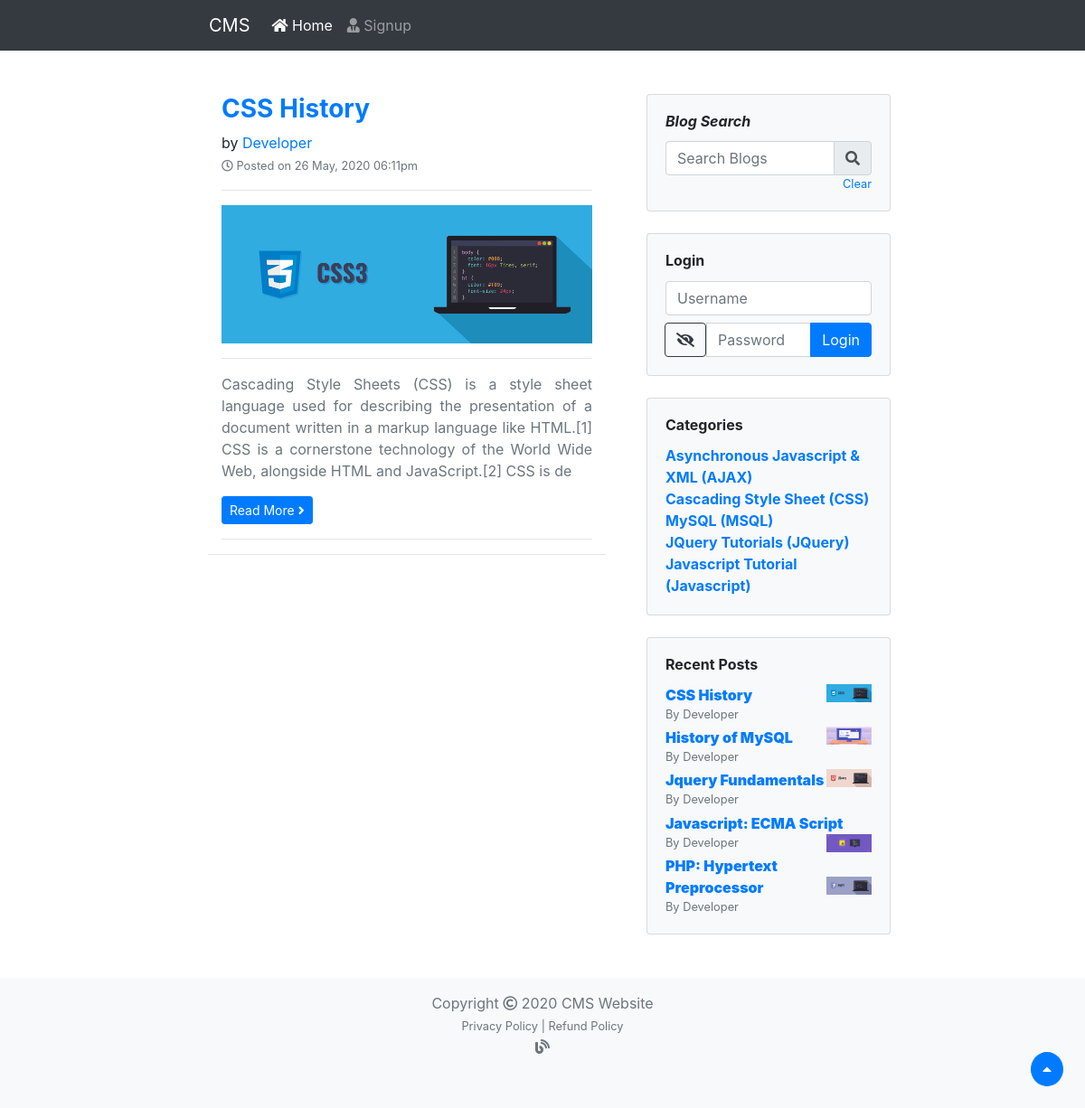
The app's page /search.php?cat_id=5 with its own data.
### tables this page shows
CREATE TABLE `post_master` (
  `post_id` int(11) NOT NULL,
  `post_name` varchar(255) NOT NULL,
  `post_short_name` varchar(10) NOT NULL,
  `post_category` int(11) NOT NULL,
  `post_image_url` varchar(500) NOT NULL,
  `post_author_id` int(11) NOT NULL,
  `post_description` text NOT NULL,
  `post_date` varchar(50) NOT NULL,
  `post_status` varchar(10) NOT NULL DEFAULT 'active'
);

CREATE TABLE `user_master` (
  `user_id` int(11) NOT NULL,
  `user_name` varchar(255) NOT NULL,
  `user_email` varchar(255) NOT NULL,
  `user_phone` varchar(10) NOT NULL,
  `user_password` varchar(60) NOT NULL,
  `user_address` varchar(1000) NOT NULL,
  `user_type` int(11) NOT NULL,
  `user_status` varchar(10) NOT NULL DEFAULT 'active'
);

CREATE TABLE `post_category_master` (
  `category_id` int(11) NOT NULL,
  `category_name` varchar(255) NOT NULL,
  `category_short_name` varchar(10) NOT NULL,
  `category_status` varchar(10) NOT NULL DEFAULT 'active'
);

### search.php (the view, shortened to what this page needs)
<?php
 	require('header.php');
?>
	<div class="container-fluid mt-5">
		<div class="row">
			<div class="col-sm-12 col-md-12 col-lg-2">
				<br>
			</div>
			<div class="col-sm-12  col-md-8 col-lg-5">
				<div class="container post-container">
					<div class="post">
						<?php
							$cat_id = mysqli_real_escape_string($conn, htmlspecialchars($_GET['cat_id']));
							$query = "
								SELECT
									`pm`.*,
									`um`.`user_name`
								FROM
									`post_master` pm,
									`user_master` um
								WHERE
									`um`.`user_id` = `pm`.`post_author_id`
									 AND `pm`.`post_status` = 'active'
									 AND `pm`.`post_category` = $cat_id
							";
							$res = mysqli_query($conn, $query);
							while ($row = mysqli_fetch_object($res)) {
								$desc = substr($row->post_description, 0, 250);
								echo "
										<div class='container-fluid post-container'>
											<h3 class='text-primary font-weight-bold'>
												$row->post_name
											</h3>
											<div>
												by <span class='text-primary'>$row->user_name</span>
											</div>
											<small class='text-muted mt-1'>
												<span class='far fa-clock'></span> Posted on $row->post_date
											</small>
											<hr>
											<img class='img-fluid' src='images/post/$row->post_image_url' alt='$row->post_name image' >
											<hr>
											<p class='text-justify text-muted'>
												$desc
											</p>
											<a href='post.php?post_id=$row->post_id' class='btn btn-sm btn-primary text-white' data-toggle='tooltip' data-placement='bottom' title='Read more about this post.'>
												Read More <span class='fas fa-angle-right'></span>
											</a>
										<hr>
										</div>
									";
							}
						 ?>
					</div>
					<hr>
			<br>
			<br>
			<br>
			<br>
			</div>
			</div>
			<div class="col-sm-12  col-md-4 col-lg-3">
				<?php require('right-sidebar.php'); ?>
			</div>
			<div class="col-sm-12 col-md-12 col-lg-2">
				<br>
			</div>
		</div>
	</div>
	<?php require('footer.php'); ?>
</body>
</html>

### right-sidebar.php (shortened to what this page needs)
<div class="card bg-light c1">
	<div class="card-body">
		<h6 class="card-title font-weight-bold" id="blogSearchTitle">
			<i>Blog Search</i>
		</h6>
		<div class="input-group">
			<input type="text" name="searchInput" id="searchInput" class="form-control" placeholder="Search Blogs">
			<div class="input-group-append" id="searchBlogBtn">
			    <span class="input-group-text"><span class="fas fa-search"></span></span>
			</div>
		</div>
		<small class="text-primary float-right" id="clearSearchList">Clear</small>
	</div>
</div>
<div class="card bg-light mt-4 c2">
	<div class="card-body">
		<?php
			if (!isset($_SESSION['login_status'])) {
		 ?>
		<h6 class="card-title font-weight-bold">
			Login
		</h6>
		<form action="login.php" method="POST">
			<div class="input-group">
				<input type="text" name="userNameInput" id="userNameInput" class="form-control" placeholder="Username">
			</div>
			<div class="input-group mt-2">
				<div class="input-group-append">
				    <button type="button" class="btn btn-outline-dark rounded showPwd"> <span class="fas fa-eye-slash"></span> </button>
				</div>
				<input type="password" name="userPwdInput" id="userPwdInput" class="form-control" placeholder="Password">
				<div class="input-group-append">
				    <button type="submit" name="loginBtn" class="btn btn-primary" id="loginBtn">Login</button>
				</div>
			</div>
		</form>
		<?php
			} else {
		?>
			<a href="logout.php" class="btn btn-sm btn-danger btn-block">Logout</a>
		<?php
			}
		?>
	</div>
</div>
<div class="card bg-light mt-4 c3">
	<div class="card-body">
		<h6 class="card-title font-weight-bold">
			Categories
		</h6>
		<div class="font-weight-bold">
			<?php
				$query = "SELECT * FROM `post_category_master` WHERE `category_status`='active' ORDER BY `category_id` DESC LIMIT 5";
				$res = mysqli_query($conn, $query);
				while ($row = mysqli_fetch_object($res)) {
					echo "<a href='search.php?cat_id=$row->category_id' class='text-primary m-0'>$row->category_name ($row->category_short_name)</a><br>";
				}
			 ?>
		</div>
	</div>
</div>
<div class="card bg-light mt-4 c4">
	<div class="card-body">
		<h6 class="card-title font-weight-bold">
			Recent Posts
		</h6>
		<div class="font-weight-bold">
			<?php
				$query = "
					SELECT
						`pm`.`post_id`, `pm`.`post_name`, `pm`.`post_image_url`, `um`.`user_name`
					FROM
						`post_master` pm,
						`user_master` um
					WHERE
						`um`.`user_id` = `pm`.`post_author_id`
						 AND `pm`.`post_status` = 'active'
					ORDER BY `pm`.`post_id` DESC LIMIT 5;
				";
				$res = mysqli_query($conn, $query);
				while ($row = mysqli_fetch_object($res)) {
					echo "
						<a href='post.php?post_id=$row->post_id'>
							<p class='text-primary m-0 mt-1'>
								<b>$row->post_name</b>
								<img src='images/post/$row->post_image_url' class='float-right' alt='$row->post_name image' height='20' width='50'>
								<small class='text-muted d-block'>By $row->user_name</small>
							</p>
						</a>
						";
				}
			 ?>
		</div>
	</div>
</div>

### records on screen
post_master: post_name "CSS History", user_master.user_name "Developer", post_date "26 May, 2020 06:11pm", post_image_url (picture), post_description "Cascading Style Sheets (CSS) is a style sheet language used for describing the presentation of a document written in a markup language like HTML.[1] CSS is a cornerstone technology of the World Wide Web, alongside HTML and JavaScript.[2] CSS is de"
post_category_master: category_name "Asynchronous Javascript & XML", category_short_name "AJAX"
post_category_master: category_name "Cascading Style Sheet", category_short_name "CSS"
post_category_master: category_name "MySQL", category_short_name "MSQL"
post_category_master: category_name "JQuery Tutorials", category_short_name "JQuery"
post_category_master: category_name "Javascript Tutorial", category_short_name "Javascript"
post_master: post_name "History of MySQL", post_image_url (picture), user_master.user_name "Developer"
post_master: post_name "Jquery Fundamentals", post_image_url (picture), user_master.user_name "Developer"
post_master: post_name "Javascript: ECMA Script", post_image_url (picture), user_master.user_name "Developer"
post_master: post_name "PHP: Hypertext Preprocessor", post_image_url (picture), user_master.user_name "Developer"
